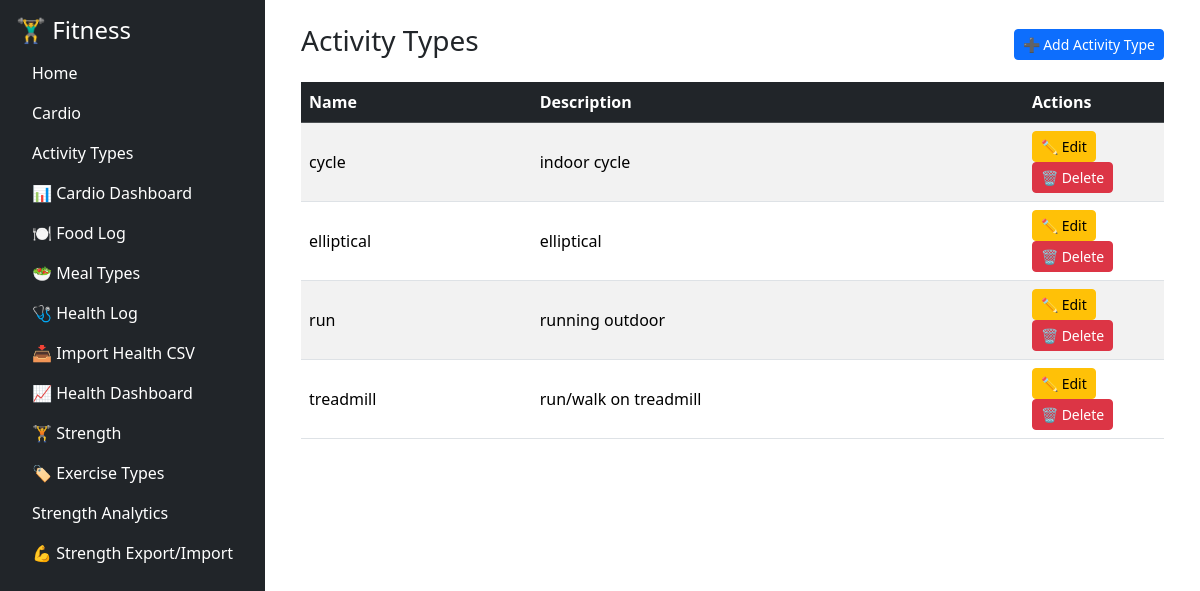
Screenshot of /cardio/activity-types with the database file from the repository.
### tables this page shows
CREATE TABLE activity_types (
        id INTEGER PRIMARY KEY AUTOINCREMENT,
        name TEXT NOT NULL,
        description TEXT
    );

### fitness/cardio/routes/activity_routes.py (the view)
@cardio_bp.route("/activity-types")
def activity_types():
    conn = get_connection()
    cur = conn.cursor()
    cur.execute("SELECT * FROM activity_types ORDER BY name")
    types = cur.fetchall()
    conn.close()
    return render_template("activity_types_list.html", types=types)

### fitness/db/db.py (called while the page is built)
def get_connection():
    conn = sqlite3.connect(DB_PATH)
    conn.row_factory = sqlite3.Row
    return conn

### fitness/cardio/templates/activity_types_list.html
{% extends "base.html" %}
{% block content %}
<div class="container">
  <div class="d-flex justify-content-between align-items-center mb-3">
    <h3>Activity Types</h3>
    <a href="{{ url_for('cardio_bp.add_activity_type') }}" class="btn btn-primary btn-sm">➕ Add Activity Type</a>
  </div>
  {% if types %}
  <table class="table table-striped table-hover align-middle">
    <thead class="table-dark">
      <tr>
        <th class="sortable">Name</th>
        <th>Description</th>
        <th style="width: 140px;">Actions</th>
      </tr>
    </thead>
    <tbody>
      {% for t in types %}
      <tr>
        <td>{{ t.name }}</td>
        <td>{{ t.description or '' }}</td>
        <td>
          <a href="{{ url_for('cardio_bp.edit_activity_type', id=t.id) }}" class="btn btn-sm btn-warning">✏️ Edit</a>
          <a href="{{ url_for('cardio_bp.delete_activity_type', id=t.id) }}" class="btn btn-sm btn-danger"
             onclick="return confirm('Delete this activity type?')">🗑️ Delete</a>
        </td>
      </tr>
      {% endfor %}
    </tbody>
  </table>
  {% else %}
  <p class="text-muted">No activity types added yet.</p>
  {% endif %}
</div>
{% endblock %}

### fitness/templates/base.html (style rules this page uses)
th.sortable { user-select: none; }

### rows the page displays
activity_types: name "cycle", description "indoor cycle"
activity_types: name "elliptical", description "elliptical"
activity_types: name "run", description "running outdoor"
activity_types: name "treadmill", description "run/walk on treadmill"
